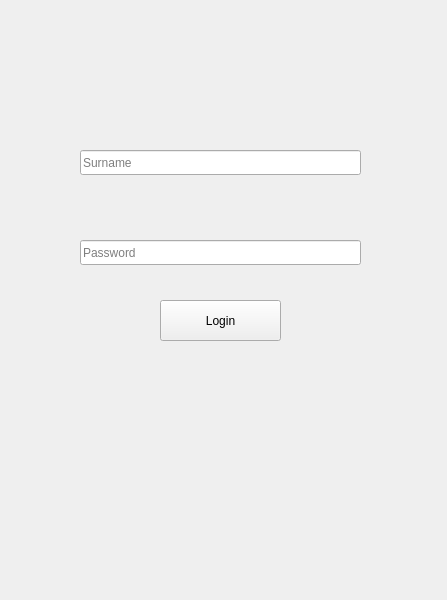
<?xml version="1.0" encoding="UTF-8"?>
<ui version="4.0">
 <class>MainWindow</class>
 <widget class="QMainWindow" name="MainWindow">
  <property name="geometry">
   <rect>
    <x>0</x>
    <y>0</y>
    <width>447</width>
    <height>600</height>
   </rect>
  </property>
  <property name="windowTitle">
   <string>Login</string>
  </property>
  <widget class="QWidget" name="centralwidget">
   <widget class="QPushButton" name="btn_login">
    <property name="geometry">
     <rect>
      <x>160</x>
      <y>300</y>
      <width>121</width>
      <height>41</height>
     </rect>
    </property>
    <property name="text">
     <string>Login</string>
    </property>
   </widget>
   <widget class="QLineEdit" name="let_surname">
    <property name="geometry">
     <rect>
      <x>80</x>
      <y>150</y>
      <width>281</width>
      <height>25</height>
     </rect>
    </property>
    <property name="placeholderText">
     <string>Surname</string>
    </property>
   </widget>
   <widget class="QLineEdit" name="let_pwd">
    <property name="geometry">
     <rect>
      <x>80</x>
      <y>240</y>
      <width>281</width>
      <height>25</height>
     </rect>
    </property>
    <property name="placeholderText">
     <string>Password</string>
    </property>
   </widget>
  </widget>
 </widget>
 <resources/>
 <connections/>
</ui>
